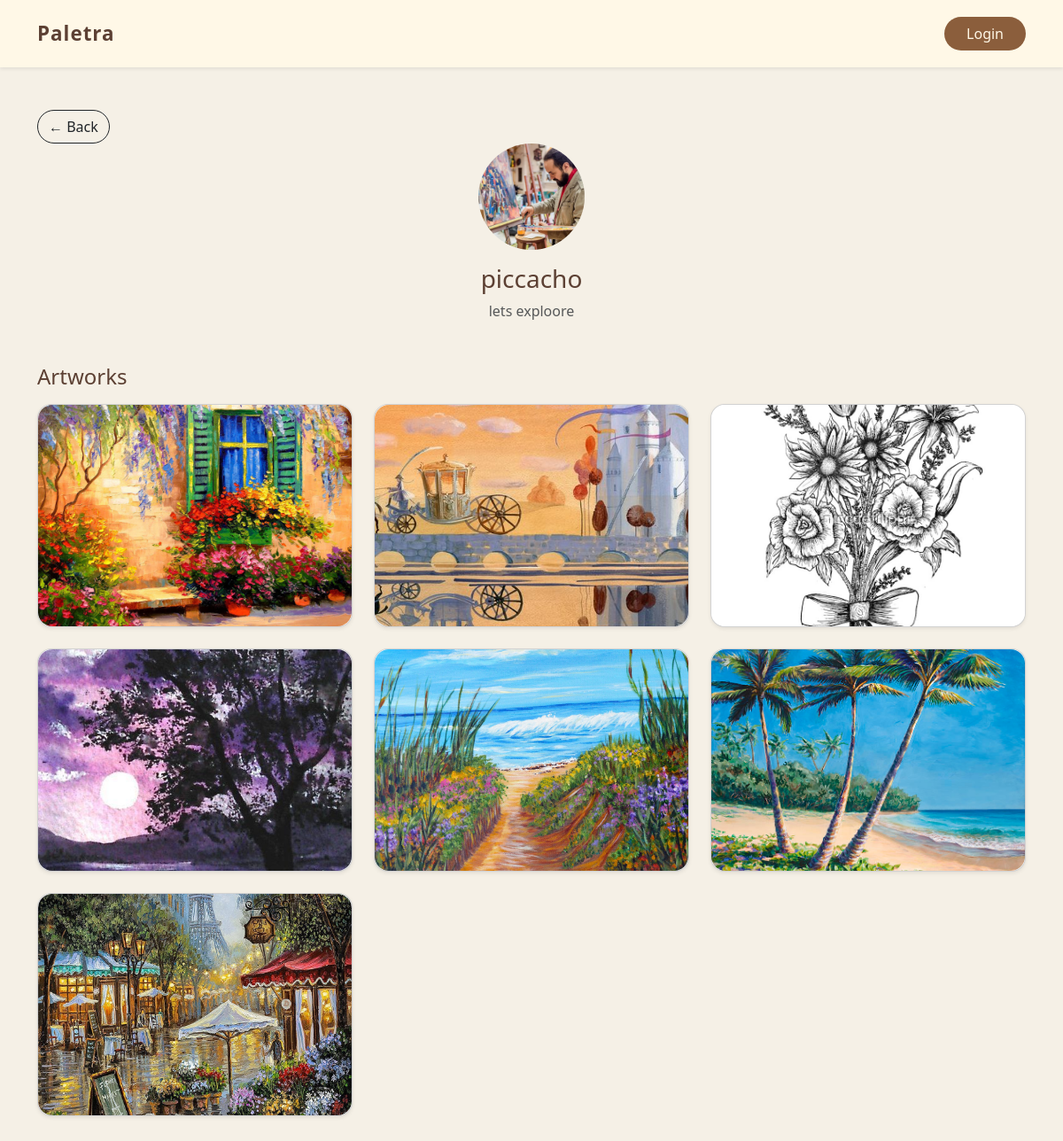
/artist/2/, run on the app's committed database.
### core_app/models.py (models this page shows, shortened)
class User(AbstractUser):
    ROLE_CHOICES = [
        ('artist', 'Artist'),
        ('client', 'Client'),
    ]
    email = models.EmailField(unique=True)
    role = models.CharField(max_length=10, choices=ROLE_CHOICES)
    name = models.CharField(max_length=150, blank=True, null=True)
    bio = models.TextField(blank=True, null=True)
    profile_image = models.ImageField(upload_to='profiles/', blank=True, null=True)
    is_profile_complete = models.BooleanField(default=False)

class Artwork(models.Model):
    artist = models.ForeignKey(
        settings.AUTH_USER_MODEL,
        on_delete=models.CASCADE,
        related_name='artworks'
    )
    image = models.ImageField(upload_to='artworks/')
    created_at = models.DateTimeField(auto_now_add=True)

### core_app/views.py (the view)
# urls.py: path('artist/<int:artist_id>/', views.artist_profile, name='artist_profile'),
def artist_profile(request, artist_id):
    artist = get_object_or_404(User, id=artist_id, role='artist')
    artworks = Artwork.objects.filter(artist=artist)
    return render(request, 'artist_dashboard/artist_profile.html', {
        'artist': artist,
        'artworks': artworks,
    })

### core_app/templates/artist_dashboard/artist_profile.html (shortened to what this page needs)
{% extends "masterss.html" %}
{% block content %}
<div class="container py-5">
    <a href="{% url 'client_dashboard' %}"
    class="btn btn-outline-dark rounded-pill">
        ← Back
    </a>
    <div class="text-center mb-5">
        {% if artist.profile_image %}
            <img src="{{ artist.profile_image.url }}"
                 class="rounded-circle mb-3"
                 style="width:120px; height:120px; object-fit:cover;">
        {% endif %}
        <h3 class="text-primary-color">{{ artist.name }}</h3>
        <p class="text-muted">{{ artist.bio }}</p>
    </div>
    <h4 class="text-primary-color mb-3">Artworks</h4>
    <div class="row">
        {% for artwork in artworks %}
        <div class="col-md-4 mb-4">
            <div class="card shadow-sm rounded-4">
                <img src="{{ artwork.image.url }}"
                     class="card-img-top rounded-4"
                     style="height:250px; object-fit:cover;">
            </div>
        </div>
        {% empty %}
        <p class="text-muted">No artworks uploaded yet.</p>
        {% endfor %}
    </div>
</div>
{% endblock %}

### core_app/templates/masterss.html (style rules this page uses)
:root { --brown-dark: #5C4033; --brown-main: #8B5E3C; --brown-light: #E6D7C3; --gold-soft: #CFAF5D; --cream: #FFF8E7; }
body { background-color: #F5F0E6; font-family: "Segoe UI", sans-serif; margin: 0; }
.text-primary-color { color: var(--brown-dark); }

### data on the page
User: profile_image (picture), name "piccacho", bio "lets exploore"
Artwork: image (picture)
Artwork: image (picture)
Artwork: image (picture)
Artwork: image (picture)
Artwork: image (picture)
Artwork: image (picture)
Artwork: image (picture)
